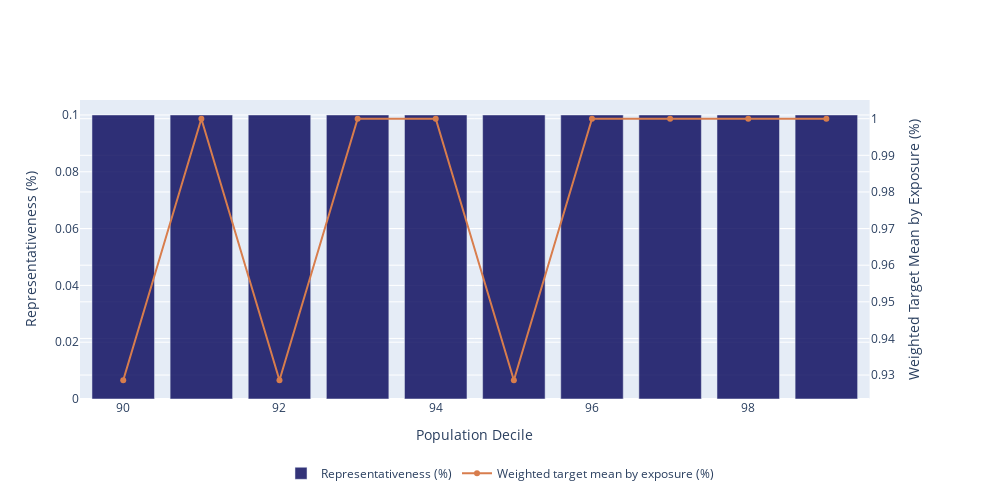

Notebook code for this chart:
### Code cell
plot_target_vs_score(y_true_vgg, y_pred_vgg, quantiles=100, lower_limit=90)

### Figure 1 — Plotly figure (JSON) as saved in the notebook; plotly's stock layout.template omitted (floating-point values rounded to 4 significant figures)
{"data": [{"marker": {"color": "rgba(0, 0, 87, .8)"}, "name": "Representativeness (%)", "type": "bar", "x": [90, 91, 92, 93, 94, 95, 96, 97, 98, 99], "xaxis": "x", "y": [0.1, 0.1, 0.1, 0.1, 0.1, 0.1, 0.1, 0.1, 0.1, 0.1], "yaxis": "y"}, {"marker": {"color": "rgb(216, 125, 77)"}, "name": "Weighted target mean by exposure (%)", "type": "scatter", "x": [90, 91, 92, 93, 94, 95, 96, 97, 98, 99], "xaxis": "x", "y": [0.9286, 1, 0.9286, 1, 1, 0.9286, 1, 1, 1, 1], "yaxis": "y2"}], "layout": {"height": 500, "legend": {"orientation": "h", "x": 0.5, "xanchor": "center", "y": -0.2}, "width": 1000, "xaxis": {"anchor": "y", "domain": [0, 0.94], "title": {"text": "Population Decile"}}, "yaxis": {"anchor": "x", "domain": [0, 1], "title": {"text": "Representativeness (%)"}}, "yaxis2": {"anchor": "x", "overlaying": "y", "side": "right", "title": {"text": "Weighted Target Mean by Exposure (%)"}}}}
